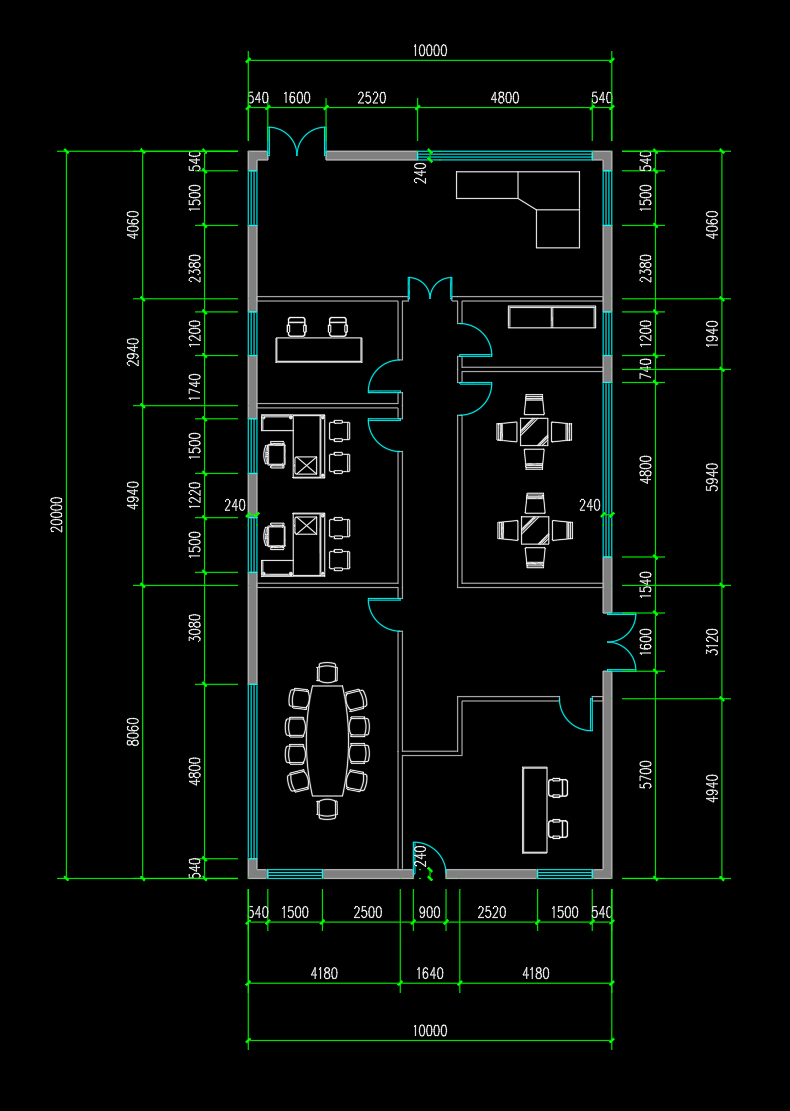
#> input picture AI_agent/logs/experiments/2026-09-16_sm24_developer_reconstruction/images/1f_view.png, 790 x 1111 px, found by its file name
$ python measure_plan.py
#> lines starting #> are read from the running program, lines starting #| are printed output that depends on the picture; after the words box and inside, x2 and y2 are one past the last pixel; in counts of white or black regions, pixels touching at a corner belong together
"""Developer-selected source crops -> auditable measured lines and pixel plan.

No GT, old reading, or old source geometry is read. The semantic selections below
are explicit developer observations, not an autonomous inference algorithm.
"""
from pathlib import Path
import hashlib
import json
import sys

import numpy as np
from PIL import Image, ImageDraw
from scipy.ndimage import label

HERE = Path(__file__).resolve().parent
REPO = HERE.parents[3]
sys.path.insert(0, str(REPO))
IMAGE = REPO / "case_tests/e2e_tests/sm24_anchor/case_data/1f_view.png"


def dump(path, data):
    path.write_text(json.dumps(data, ensure_ascii=False, indent=2) + "\n")


def runs(values, offset=0):
    labels, count = label(values)
    return [[int(np.where(labels == i)[0][0]) + offset,
             int(np.where(labels == i)[0][-1]) + offset] for i in range(1, count + 1)]


def main():
    image = Image.open(IMAGE).convert("RGB")
#> image is the input picture: PIL image 790x1111 RGB; mean R, G, B 6.2, 10.7, 7.8
    pixels = np.asarray(image).astype(int)
    gray = ((pixels.max(2) - pixels.min(2) < 12)
            & (pixels.mean(2) > 80) & (pixels.mean(2) < 235))
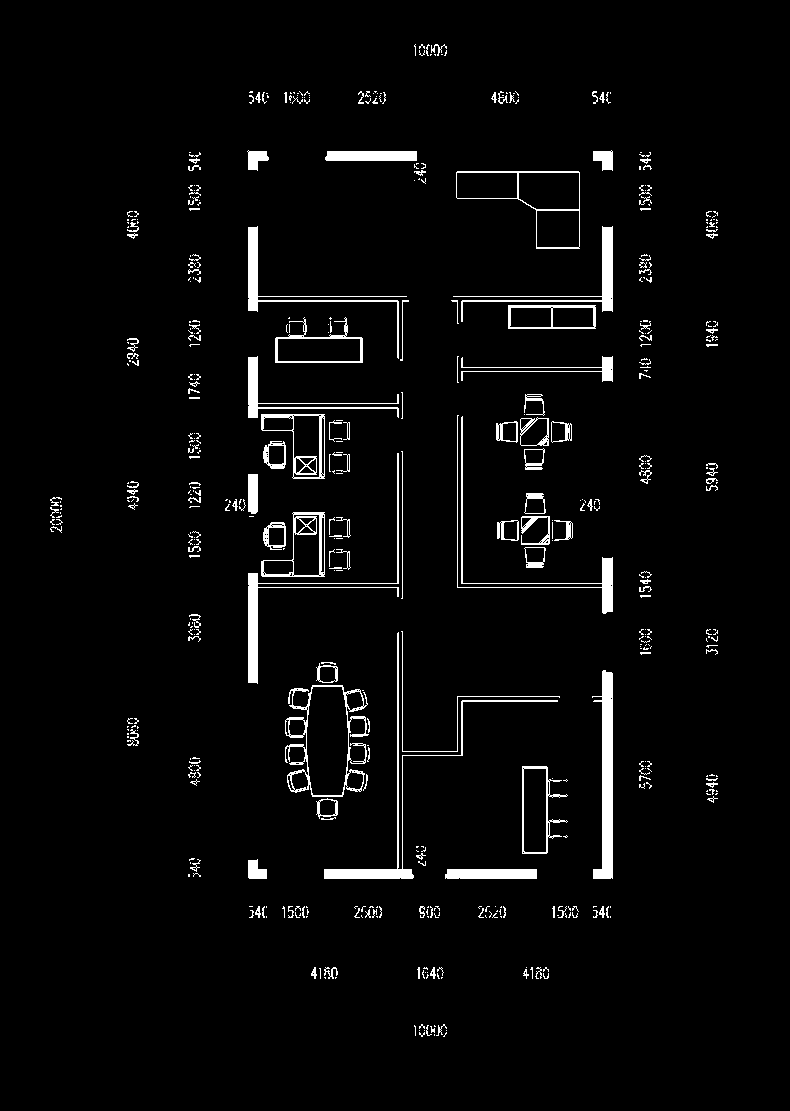
#> gray: shape (1111, 790) bool; 3.4% white; 519 white regions (355 under 20 px), largest, box (x1, y1, x2, y2) and area: (592, 670, 613, 879) 2399, (324, 632, 558, 879) 1832, (248, 453, 399, 684) 1660
    green = (pixels[:, :, 1] > 75) & (pixels[:, :, 0] < 30) & (pixels[:, :, 2] < 30)
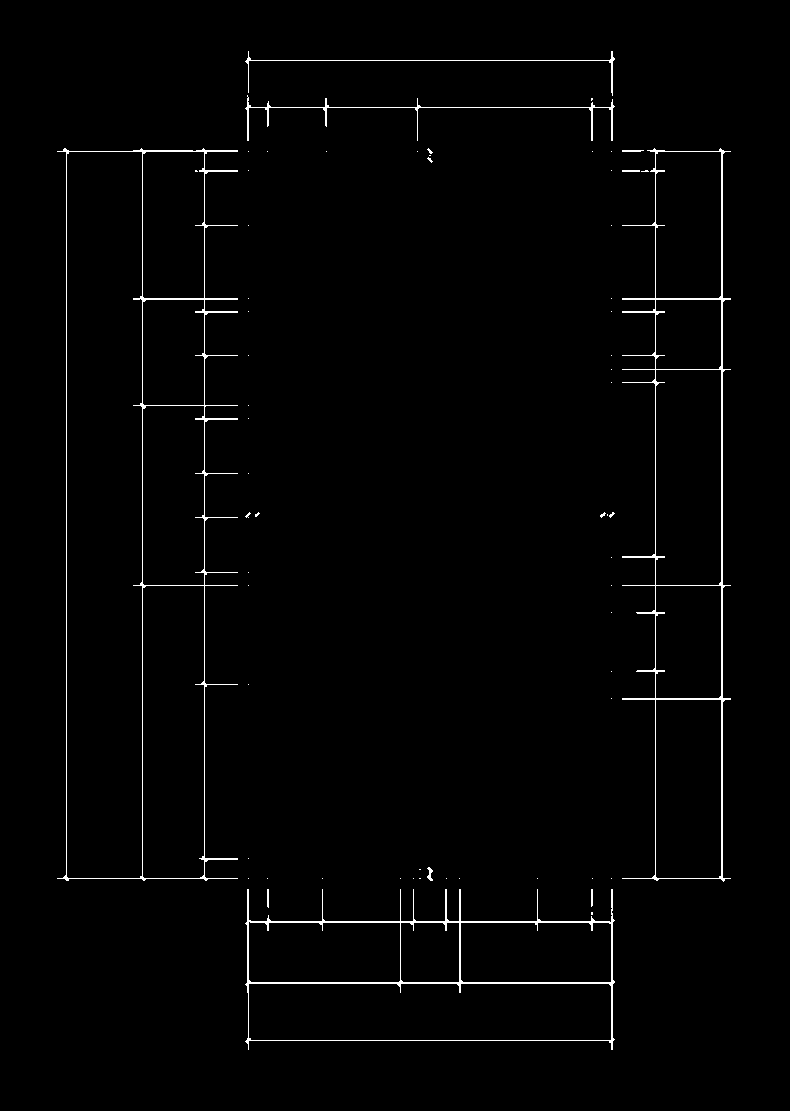
#> green: shape (1111, 790) bool; 1.4% white in thin lines or dots, all inside (x1, y1, x2, y2) = (57, 51, 731, 1050)
    cyan = (pixels[:, :, 1] > 70) & (pixels[:, :, 2] > 70) & (pixels[:, :, 0] < 35)
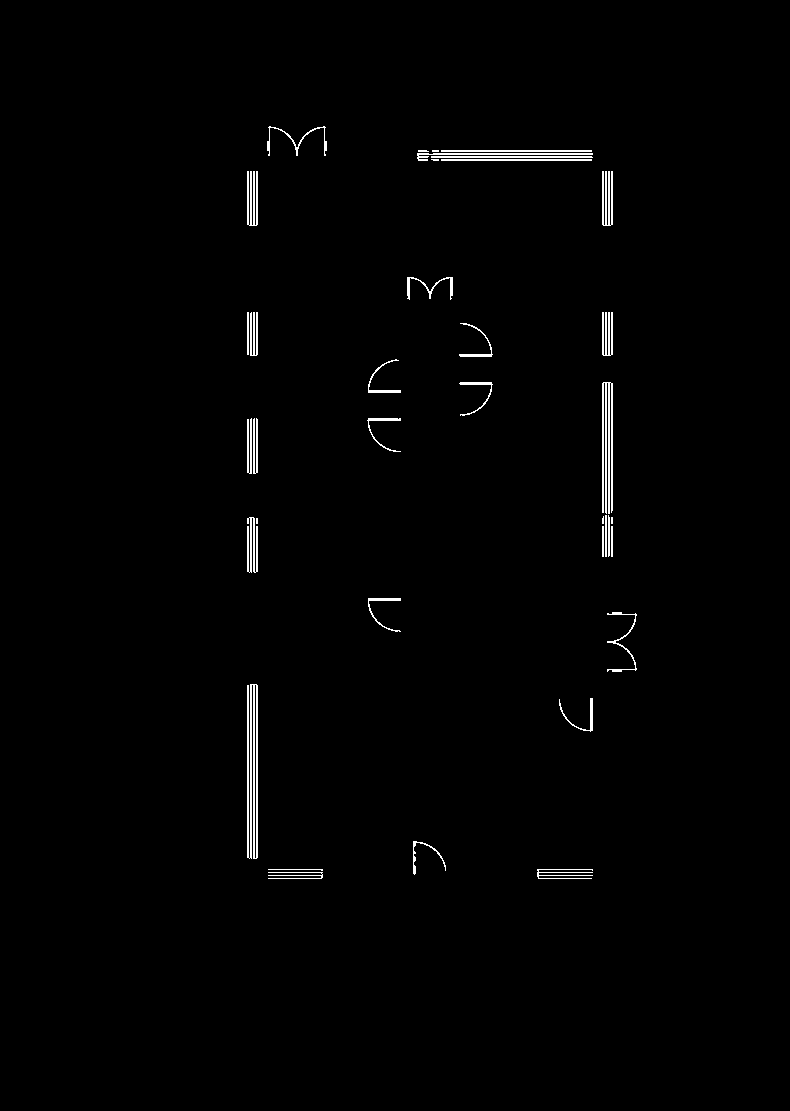
#> cyan: shape (1111, 790) bool; 1% white in thin lines or dots, all inside (x1, y1, x2, y2) = (247, 126, 637, 879)
    evidence = {"image": str(IMAGE.relative_to(REPO)),
                "sha256": hashlib.sha256(IMAGE.read_bytes()).hexdigest(),
                "size": list(image.size), "mode": "developer visual selection plus deterministic measurement",
                "calibration": [], "walls": [], "openings": []}
    ticks = {}
    for axis, box, value in [(0, [230, 49, 631, 72], 10), (1, [53, 130, 78, 900], 20)]:
        x0, y0, x1, y1 = box
        bands = runs(green[y0:y1, x0:x1].sum(axis=axis) >= 5, x0 if axis == 0 else y0)
        if len(bands) != 2:
            raise ValueError(f"Expected two visually selected overall-dimension ticks, found {bands}")
        centers = [sum(band) / 2 for band in bands]
        ticks[axis] = centers
        evidence["calibration"].append({"axis": "xy"[axis], "crop": box,
            "tick_bands": bands, "source_tick_centers": centers, "text_verbatim": str(value * 1000),
            "value_m": value, "pixels_per_metre": (centers[1] - centers[0]) / value})
#> this loop made 2 passes
#> (count in runs, bands, centers) on passes 1 to 2: (2, [[247, 248], [611, 612]], [247.5, 611.5]), (2, [[150, 151], [877, 878]], [150.5, 877.5])
#> after the loop, ticks = {0: [247.5, 611.5], 1: [150.5, 877.5]}
    left, right = ticks[0]
#> left = 247.5; right = 611.5
    top, bottom = ticks[1]
#> top = 150.5; bottom = 877.5
    # Each band is selected from a crop inspected on the original. Paired strokes
    # are the two faces of a physical thin partition. Furniture is not extended.
    queries = [
        ("north_cross", [245, 286, 615, 310], 1, 80, [0, 1]),
        ("west_spine", [386, 285, 412, 882], 0, 120, [0, 1]),
        ("east_spine", [445, 285, 470, 601], 0, 100, [0, 1]),
        ("west_upper", [245, 395, 415, 415], 1, 80, [0, 1]),
        ("west_lower", [245, 578, 415, 592], 1, 80, [0, 1]),
        ("east_upper", [445, 357, 614, 379], 1, 80, [0, 1]),
        ("east_lower", [445, 578, 614, 592], 1, 80, [0, 1]),
        ("southeast_step", [395, 744, 464, 760], 1, 30, [0, 1]),
        ("southeast_top", [450, 691, 614, 708], 1, 40, [0, 1]),
        ("southeast_riser", [450, 690, 468, 760], 0, 20, [0, 1]),
    ]
    positions = {}
    for name, box, axis, threshold, chosen in queries:
        x0, y0, x1, y1 = box
        bands = runs(gray[y0:y1, x0:x1].sum(axis=axis) > threshold, x0 if axis == 0 else y0)
        selected = [bands[i] for i in chosen]
        center = (selected[0][0] + selected[-1][1]) / 2
        positions[name] = center
        evidence["walls"].append({"id": name, "crop": box, "axis": "xy"[axis],
            "threshold": threshold, "candidate_bands": bands, "selected_bands": selected,
            "representative_pixel": center,
            "rejected_bands": [band for i, band in enumerate(bands) if i not in chosen],
            "reason": "paired faces of the source partition; representative plane halfway across wall band"})
#> this loop made 10 passes
#> (count in runs, selected, center) on passes 2, 3, 4, 6, 9, 10: (2, [[397, 398], [402, 402]], 399.5), (2, [[457, 457], [461, 462]], 459.5), (2, [[403, 403], [407, 408]], 405.5), (2, [[367, 367], [371, 371]], 369), (2, [[696, 696], [700, 701]], 698.5), (2, [[457, 457], [461, 462]], 459.5)
#> (labels in runs, count in runs, selected, center) on passes 5, 7, 8: ([0, 0, 0, 0, 0, 1, 0, 0, 0, 2, 0, 0, 0, 0], 2, [[583, 583], [587, 587]], 585), ([0, 0, 0, 0, 0, 1, 0, 0, 0, 2, 0, 0, 0, 0], 2, [[583, 583], [587, 587]], 585), ([0, 0, 0, 0, 0, 0, 0, 1, 0, 0, 0, 2, 0, 0, 0, 0], 2, [[751, 751], [755, 755]], 753)
#> after the loop, positions = 10 items
    xw, xe = positions["west_spine"], positions["east_spine"]
#> xw = 399.5; xe = 459.5
    yn = positions["north_cross"]
#> yn = 298.5
    if positions["southeast_riser"] != xe:
        raise ValueError("Southeast return is not aligned with measured east spine; inspect before regularizing")
    paths = {
        "north_cross": [[left, yn], [right, yn]],
        "west_spine": [[xw, yn], [xw, bottom]],
        "east_spine": [[xe, yn], [xe, positions["east_lower"]]],
        "west_upper": [[left, positions["west_upper"]], [xw, positions["west_upper"]]],
        "west_lower": [[left, positions["west_lower"]], [xw, positions["west_lower"]]],
        "east_upper": [[xe, positions["east_upper"]], [right, positions["east_upper"]]],
        "east_lower": [[xe, positions["east_lower"]], [right, positions["east_lower"]]],
        "southeast_return": [[xw, positions["southeast_step"]], [xe, positions["southeast_step"]],
                             [xe, positions["southeast_top"]], [right, positions["southeast_top"]]],
    }
    # Cyan-component choices are semantic observations. Their bounding intervals
    # are measured here, rather than inferred from a room-count target.
    door_queries = [
        ("D_N_external", [260, 120, 335, 162], 0, top),
        ("D_N_internal", [396, 270, 459, 307], 0, yn),
        ("D_W_upper", [358, 350, 405, 402], 1, xw),
        ("D_W_middle", [358, 411, 405, 460], 1, xw),
        ("D_W_lower", [358, 590, 405, 640], 1, xw),
        ("D_E_upper", [453, 312, 496, 370], 1, xe),
        ("D_E_middle", [453, 375, 496, 427], 1, xe),
        ("D_SE_internal", [550, 686, 600, 742], 0, positions["southeast_top"]),
        ("D_E_external", [596, 600, 644, 680], 1, right),
        ("D_S_external", [406, 841, 453, 885], 0, bottom),
    ]
    openings = []
    for name, box, axis, constant in door_queries:
        x0, y0, x1, y1 = box
        bands = runs(cyan[y0:y1, x0:x1].any(axis=axis), x0 if axis == 0 else y0)
        if len(bands) != 1:
            raise ValueError(f"Inspect door {name}: unexpected cyan runs {bands}")
        start, end = bands[0]
        p1, p2 = ([start, constant], [end, constant]) if axis == 0 else ([constant, start], [constant, end])
        openings.append({"id": name, "kind": "door", "p1": p1, "p2": p2, "z": [0, 2.1],
            "state": "unknown", "source_refs": [f"1f_view.png:{name} cyan swing in crop {box}; projected to measured wall plane; internal height assumed until exterior matching"]})
        evidence["openings"].append({"id": name, "kind": "door", "crop": box,
            "cyan_runs": bands, "p1": p1, "p2": p2,
            "reason": "door swing and wall interruption agree; swing is not evidence of operational open/closed state"})
#> this loop made 10 passes
#> (name, axis, constant, x0, y0, x1, y1, start) on passes 1 to 10: ('D_N_external', 0, 150.5, 260, 120, 335, 162, 267), ('D_N_internal', 0, 298.5, 396, 270, 459, 307, 407), ('D_W_upper', 1, 399.5, 358, 350, 405, 402, 359), ('D_W_middle', 1, 399.5, 358, 411, 405, 460, 418), ('D_W_lower', 1, 399.5, 358, 590, 405, 640, 598), ('D_E_upper', 1, 459.5, 453, 312, 496, 370, 323), ('D_E_middle', 1, 459.5, 453, 375, 496, 427, 382), ('D_SE_internal', 0, 698.5, 550, 686, 600, 742, 559), ('D_E_external', 1, 611.5, 596, 600, 644, 680, 612), ('D_S_external', 0, 877.5, 406, 841, 453, 885, 413)
#> after the loop, openings = 10 items
    window_queries = [
        ("N", [247, 149, 613, 160], 0, top, [[417, 592]]),
        ("S", [247, 869, 613, 879], 0, bottom, [[268, 322], [537, 592]]),
        ("W", [247, 150, 258, 879], 1, left, [[171, 225], [312, 355], [418, 473], [517, 572], [684, 858]]),
        ("E", [602, 150, 613, 879], 1, right, [[171, 225], [312, 355], [382, 556]]),
    ]
    for facade, box, axis, constant, selected in window_queries:
        x0, y0, x1, y1 = box
        bands = runs(cyan[y0:y1, x0:x1].any(axis=axis), x0 if axis == 0 else y0)
        for index, (start, end) in enumerate(selected, 1):
            p1, p2 = ([start, constant], [end, constant]) if axis == 0 else ([constant, start], [constant, end])
            name = f"W_{facade}_{index}"
            openings.append({"id": name, "kind": "window", "p1": p1, "p2": p2, "z": [0.9, 2.4],
                "source_refs": [f"1f_view.png:{name} measured cyan window band {start}..{end}; elevation height pending"]})
            evidence["openings"].append({"id": name, "kind": "window", "facade": facade,
                "crop": box, "all_cyan_runs": bands, "selected_span": [start, end], "p1": p1, "p2": p2,
                "reason": "parallel window lines; door symbols excluded. East long window has one pixel occluded by green annotation; retained as one window, not split."})
#> this loop made 4 passes
#> (facade, axis, constant, x0, y0, x1, y1, count in runs) on passes 1, 3: ('N', 0, 150.5, 247, 149, 613, 160, 4), ('W', 1, 247.5, 247, 150, 258, 879, 5)
#> (facade, axis, constant, selected, x0, y0, x1, y1) on pass 2: ('S', 0, 877.5, [[268, 322], [537, 592]], 247, 869, 613, 879)
#> after the loop, openings = 21 items
    plan = {"floor_id": "F1", "z_floor": 0, "ceiling_height": 3,
        "x_anchors": [[left, 0], [right, 10]], "y_anchors": [[top, 20], [bottom, 0]],
        "basis": "Original overall dimension ticks establish outer-perimeter datum; exterior source planes use that datum and interior planes use the mid-band between measured wall faces. Wall thickness is not explicitly modeled. No GT used.",
        "footprint_pixels": [[left, top], [right, top], [right, bottom], [left, bottom]],
        "partitions": [{"id": name, "points": points, "source_refs": [f"1f_view.png:{name}; measured bands in plan_measurements.json; developer verified physical path/door heals"]} for name, points in paths.items()],
        "openings": openings,
        "space_seeds": [
            {"id": "north_room", "point": [350, 220], "role": "office"},
            {"id": "west_upper", "point": [330, 335], "role": "office"},
            {"id": "west_middle", "point": [330, 490], "role": "office"},
            {"id": "west_lower", "point": [330, 700], "role": "meeting"},
            {"id": "east_upper", "point": [535, 325], "role": "office"},
            {"id": "east_middle", "point": [535, 485], "role": "office"},
            {"id": "southeast_room", "point": [510, 790], "role": "office"},
            {"id": "corridor", "point": [430, 500], "role": "corridor"}],
        "assumptions": ["Developer-assisted reconstruction from the original drawing, not target-model autonomous generation.",
            "Room uses inferred from furniture; no textual room names visible.",
            "Outer-perimeter reference and internal mid-wall references intentionally differ; source is a lightweight representative-plane model.",
            "Partition endpoint junctions extended only through visible connecting wall bands to the chosen representative plane.",
            "Interior doors use 2.1m assumed height and unknown operating state.",
            "Doors/windows use raster-measured extents; about one source pixel (0.028m) localization uncertainty.",
            "Exterior wall thickness / roof structural depth are not modeled."],
        "unresolved": ["Draft pending independent original-elevation review for floor, window and exterior-door heights."]}
    dump(HERE / "plan_measurements.json", evidence)
    dump(HERE / "plan_draft.json", plan)
    annotated = image.copy()
    draw = ImageDraw.Draw(annotated)
    for name, points in paths.items():
        draw.line([tuple(p) for p in points], fill=(255, 80, 180), width=2)
        draw.text(tuple(points[0]), name, fill=(255, 190, 230))
#> this loop made 8 passes
#> (name, points) on passes 1 to 8: ('north_cross', [[247.5, 298.5], [611.5, 298.5]]), ('west_spine', [[399.5, 298.5], [399.5, 877.5]]), ('east_spine', [[459.5, 298.5], [459.5, 585]]), ('west_upper', [[247.5, 405.5], [399.5, 405.5]]), ('west_lower', [[247.5, 585], [399.5, 585]]), ('east_upper', [[459.5, 369], [611.5, 369]]), ('east_lower', [[459.5, 585], [611.5, 585]]), ('southeast_return', [[399.5, 753], [459.5, 753], [459.5, 698.5], [611.5, 698.5]])
    for opening in openings:
        draw.line([tuple(opening["p1"]), tuple(opening["p2"])], fill=(255, 180, 40) if opening["kind"] == "door" else (60, 170, 255), width=3)
#> this loop made 21 passes
    annotated.save(HERE / "measured_plan_overlay.png")
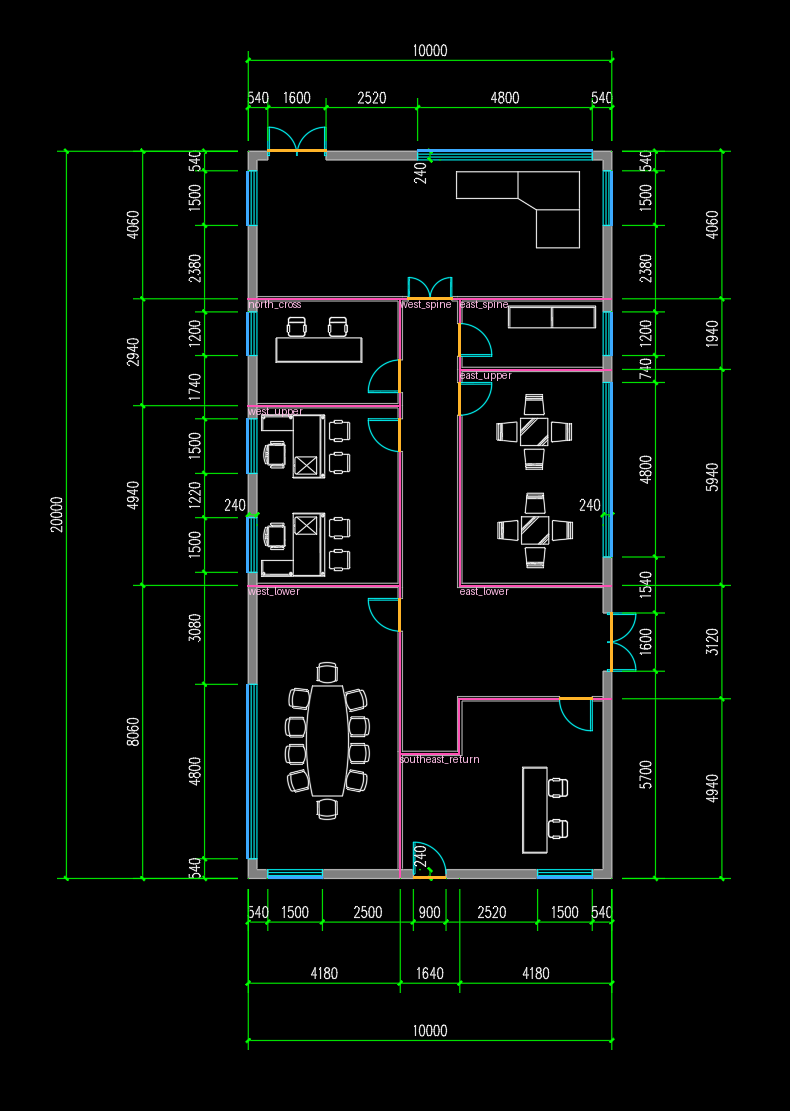
#> saved as measured_plan_overlay.png: PIL image 790x1111 RGB; mean R, G, B 8, 11.6, 9.3
    print(json.dumps({"partitions": len(paths), "openings": len(openings), "anchors": [plan["x_anchors"], plan["y_anchors"]]}))
#| {"partitions": 8, "openings": 21, "anchors": [[[247.5, 0], [611.5, 10]], [[150.5, 20], [877.5, 0]]]}


if __name__ == "__main__":
    main()
